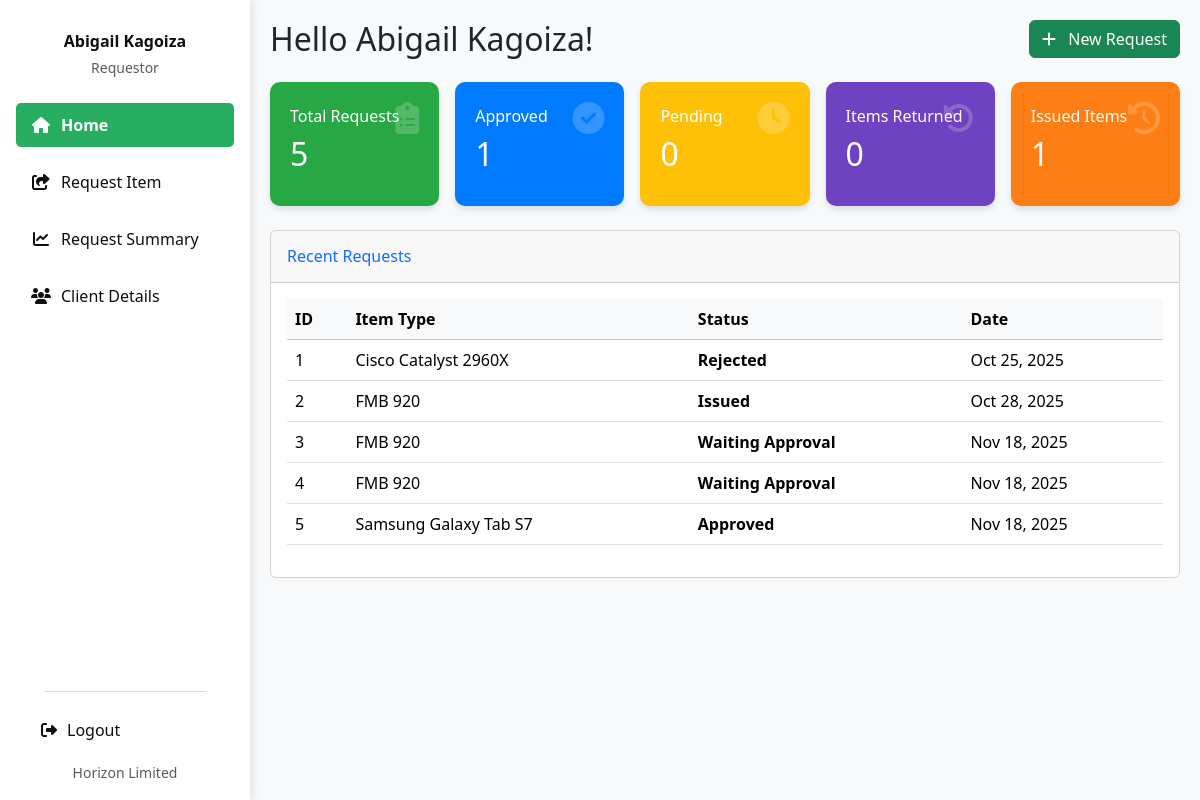
The page /requestor_dashboard (signed in) on the database its author committed.
### invent/models.py (models this page shows, shortened)
class DeviceRequest(models.Model):
    device = models.ForeignKey("Device", on_delete=models.CASCADE, related_name="requests")
    imei_obj = models.ForeignKey('DeviceIMEI', null=True, blank=True,
                                 on_delete=models.SET_NULL, related_name='device_requests')
    requestor = models.ForeignKey(User, on_delete=models.CASCADE, related_name="device_requests")
    client = models.ForeignKey("Client", on_delete=models.CASCADE,
                               related_name="client_requests", null=True, blank=True)
    branch = models.ForeignKey(Branch, on_delete=models.SET_NULL, null=True, blank=True, related_name="requests")
    country = models.ForeignKey(Country, on_delete=models.SET_NULL, null=True, blank=True)
    imei_no = models.CharField(max_length=50, null=True, blank=True)
    quantity = models.PositiveIntegerField(default=1)
    reason = models.TextField(blank=True, null=True)
    application_date = models.DateField(default=timezone.now)
    payment_proof = models.FileField(upload_to="payment_proofs/", null=True, blank=True)
    STATUS_CHOICES = [
        ('Pending', 'Pending'),
        ('Approved', 'Approved'),
        ('Waiting Approval', 'Waiting Admin Approval'),
        ('Issued', 'Issued'),
        ('Rejected', 'Rejected'),
        ('Cancelled', 'Cancelled'),
        ('Partially Returned', 'Partially Returned'),
        ('Fully Returned', 'Fully Returned'),
    ]
    status = models.CharField(max_length=20, choices=STATUS_CHOICES, default='Pending')
    date_requested = models.DateTimeField(auto_now_add=True)
    date_issued = models.DateTimeField(null=True, blank=True)
    returned_quantity = models.PositiveIntegerField(default=0)
    _original_status = None
    def __init__(self, *args, **kwargs):
        super().__init__(*args, **kwargs)
        self._original_status = self.status

class Device(models.Model):
    STATUS_CHOICES = (
        ('available', 'Available'),
        ('issued', 'Issued'),
        ('returned', 'Returned'),
        ('faulty', 'Faulty'),
    )
    name = models.CharField(max_length=255)
    oem = models.ForeignKey(
        OEM,
        on_delete=models.SET_NULL,
        null=True,
        blank=False,
        related_name='devices'
    )
    product_id = models.CharField(max_length=30, blank=True)
    total_quantity = models.PositiveIntegerField(default=1)
    quantity_issued = models.PositiveIntegerField(default=0)
    imei_no = models.CharField(
        max_length=50, unique=True, null=True, blank=True)
    serial_no = models.CharField(
        max_length=50, unique=True, null=True, blank=True)
    mac_address = models.CharField(
        max_length=50, unique=True, null=True, blank=True)
    category = models.CharField(
        max_length=100, blank=True, help_text="e.g. Laptop or Router")
    manufacturer = models.CharField(max_length=100, blank=True)
    description = models.TextField(blank=True)
    selling_price = models.DecimalField(
        max_digits=10, decimal_places=2, null=True, blank=True)
    currency = models.CharField(
        max_length=10, choices=CURRENCY_CHOICES, default='USD')
    branch = models.ForeignKey(
        Branch, on_delete=models.SET_NULL, null=True, blank=True)
    country = models.ForeignKey(
        Country, on_delete=models.SET_NULL, null=True, blank=True)
    status = models.CharField(
        max_length=20, choices=STATUS_CHOICES, default='available')
    class Meta:
        permissions = [
            ("can_issue_item", "Can issue device to client"),
            ("can_return_item", "Can record device returns"),
        ]

### invent/views.py (the view)
# urls.py: path('requestor_dashboard', views.requestor_dashboard, name='requestor_dashboard'),
@login_required
def requestor_dashboard(request):
    user_requests = DeviceRequest.objects.filter(
        requestor=request.user).order_by('id')
    labeled_requests = []
    total_requests_count = user_requests.count()
    for idx, req in enumerate(user_requests, start=1):
        label = total_requests_count - idx + 1
        req.label_id = label
        labeled_requests.append(req)
    device_summary = (
        user_requests
        .values('device__imei_no')
        .annotate(
            total_requested=Count('id'),
            total_approved=Count('id', filter=Q(status='Approved')),
            total_pending=Count('id', filter=Q(status='Pending')),
            total_issued=Count('id', filter=Q(status='Issued')),
            total_fully_returned=Count(
                'id', filter=Q(status='Fully Returned')),
            total_partially_returned=Count(
                'id', filter=Q(status='Partially Returned')),
        )
        .order_by('device__imei_no')
    )
    context = {
        'requests': labeled_requests,
        'total_requests': user_requests.count(),
        'approved_count': user_requests.filter(status='Approved').count(),
        'pending_count': user_requests.filter(status='Pending').count(),
        'issued_count': user_requests.filter(status='Issued').count(),
        'fully_returned_count': user_requests.filter(status='Fully Returned').count(),
        'partially_returned_count': user_requests.filter(status='Partially Returned').count(),
        'device_summary': device_summary,
    }
    return render(request, 'invent/requestor_dashboard.html', context)

### invent/context_processors.py (called while the page is built, shortened)
def pending_requests_count(request):
    if not request.user.is_authenticated:
        return {'pending_requests_count_for_sidebar': 0}
    try:
        if request.user.is_superuser:
            count = DeviceRequest.objects.filter(status='Pending').count()
            return {'pending_requests_count_for_sidebar': count}
    except Exception:
        return {'pending_requests_count_for_sidebar': 0}
    return {'pending_requests_count_for_sidebar': 0}

def user_branch(request):
    branch = None
    try:
        if request.user.is_authenticated:
            profile = getattr(request.user, 'profile', None)
            branch = getattr(profile, 'branch', None)
    except Exception:
        branch = None
    return {'user_branch': branch}

### invent/templates/invent/requestor_dashboard.html (shortened to what this page needs)
<!DOCTYPE html>
<html lang="en">
<head>
  <link href="https://cdn.jsdelivr.net/npm/bootstrap@5.3.3/dist/css/bootstrap.min.css" rel="stylesheet">
  <link href="https://cdnjs.cloudflare.com/ajax/libs/font-awesome/6.4.0/css/all.min.css" rel="stylesheet">
  <link rel="stylesheet" href="https://cdnjs.cloudflare.com/ajax/libs/animate.css/4.1.1/animate.min.css"/>
</head>
<body>
<div class="d-flex">
  <div class="sidebar p-3 d-flex flex-column justify-content-between">
    <div>
      <div class="text-center mb-4 pt-3">
        <h6 class="fw-bold mb-1">{{ user.first_name|default:user.username }}</h6>
        <small class="text-muted">Requestor</small>
      </div>
      <ul class="nav flex-column">
        <li class="nav-item mb-2">
          <a class="nav-link {% if request.resolver_match.url_name == 'requestor_dashboard' %}active{% endif %}" href="{% url 'requestor_dashboard' %}">
            <i class="fas fa-home"></i> <span>Home</span>
          </a>
        </li>
        <li class="nav-item mb-2">
          <a class="nav-link {% if request.resolver_match.url_name == 'request_device' %}active{% endif %}" href="{% url 'request_device' %}">
            <i class="fas fa-share-square"></i> <span>Request Item</span>
          </a>
        </li>
        <li class="nav-item mb-2">
          <a class="nav-link {% if request.resolver_match.url_name == 'request_summary' %}active{% endif %}" href="{% url 'request_summary' %}">
            <i class="fas fa-chart-line"></i> <span>Request Summary</span>
          </a>
        </li>
        <li class="nav-item mb-2">
          <a class="nav-link {% if request.resolver_match.url_name == 'client_list' %}active{% endif %}" href="{% url 'client_list' %}">
            <i class="fas fa-users"></i> <span>Client Details</span>
          </a>
        </li>
      </ul>
    </div>
    <footer class="text-center px-2">
      <hr class="border-secondary opacity-25 mx-auto" style="width: 80%">
      <a class="nav-link logout-link text-center" href="{% url 'logout' %}">
        <i class="fas fa-right-from-bracket me-2"></i> <span>Logout</span>
      </a>
      <div class="mt-2">
        <small class="text-muted">Horizon Limited</small>
      </div>
    </footer>
  </div>
  <main class="main-content w-100">
    {% block main_content %}
    <div class="d-flex justify-content-between align-items-center mb-4 flex-wrap">
      <h2 class="greeting mb-3 mb-md-0 animate__animated animate__fadeInLeft">
        Hello {{ user.first_name|default:user.username }}!
      </h2>
      <a href="{% url 'request_device' %}" class="btn btn-success animate__animated animate__fadeInRight">
        <i class="fas fa-plus me-2"></i> New Request
      </a>
    </div>
    <div class="row g-3 mb-4">
      <div class="col-12 col-sm-6 col-lg-4 col-xl-2 custom-width">
        <div class="summary-card card-total">
          <div class="card-body">
            <h6>Total Requests</h6>
            <h2>{{ total_requests }}</h2>
            <i class="fas fa-clipboard-list card-icon"></i>
          </div>
        </div>
      </div>
      <div class="col-12 col-sm-6 col-lg-4 col-xl-2 custom-width">
        <div class="summary-card card-approved">
          <div class="card-body">
            <h6>Approved</h6>
            <h2>{{ approved_count }}</h2>
            <i class="fas fa-check-circle card-icon"></i>
          </div>
        </div>
      </div>
      <div class="col-12 col-sm-6 col-lg-4 col-xl-2 custom-width">
        <div class="summary-card card-pending">
          <div class="card-body">
            <h6>Pending</h6>
            <h2>{{ pending_count }}</h2>
            <i class="fas fa-clock card-icon"></i>
          </div>
        </div>
      </div>
      <div class="col-12 col-sm-6 col-lg-4 col-xl-2 custom-width">
        <div class="summary-card card-returned">
          <div class="card-body">
            <h6>Items Returned</h6>
            <h2>{{ fully_returned_count }}</h2>
            <i class="fas fa-undo-alt card-icon"></i>
          </div>
        </div>
      </div>
      <div class="col-12 col-sm-6 col-lg-4 col-xl-2 custom-width">
        <div class="summary-card card-partial">
          <div class="card-body">
            <h6>Issued Items</h6>
            <h2>{{ issued_count }}</h2>
            <i class="fas fa-history card-icon"></i>
          </div>
        </div>
      </div>
    </div>
    <div class="card data-table">
      <div class="card-header py-3 d-flex justify-content-between align-items-center">
        <h6 class="m-0 font-weight-bold text-primary">Recent Requests</h6>
      </div>
      <div class="card-body table-responsive">
        <table class="table table-hover">
          <thead class="table-light">
            <tr>
              <th>ID</th>
              <th>Item Type</th>
              <th>Status</th>
              <th>Date</th>
            </tr>
          </thead>
          <tbody>
            {% for req in requests %}
              <tr>
                <td>{{ forloop.counter }}</td>
                <td>{{ req.device.name }}</td>
                <td>
                  <span class="fw-semibold">{{ req.status }}</span>
                </td>
                <td>{{ req.date_requested|date:"M d, Y" }}</td>
              </tr>
            {% endfor %}
          </tbody>
        </table>
      </div>
    </div>
    {% endblock main_content %}
  </main>
</div>
</body>
</html>

### invent/templates/invent/requestor_dashboard.html (style rules this page uses)
:root { --sidebar-bg: white; --sidebar-text: #0f0f0f; --sidebar-active: #27ae60; --sidebar-hover: #15b33c; --card-total-bg: #28a745; --card-approved-bg: #007bff; --card-pending-bg: #ffc107; --card-returned-bg: #6f42c1; --card-partial-bg: #fd7e14; }
body { font-family: 'Segoe UI', Tahoma, Geneva, Verdana, sans-serif; margin: 0; padding: 0; overflow-x: hidden; background-color: #f8f9fa; }
.sidebar { background-color: var(--sidebar-bg); color: var(--sidebar-text); box-shadow: 2px 0 10px rgba(0,0,0,0.1); transition: all 0.3s ease; position: fixed; height: 100vh; width: 250px; z-index: 1000; left: 0; top: 0; }
.sidebar .nav-link { color: var(--sidebar-text); border-radius: 5px; padding: 10px 15px; margin-bottom: 5px; display: flex; align-items: center; transition: all 0.3s; }
.sidebar .nav-link.active { background-color: var(--sidebar-active); font-weight: 600; color: white !important; }
.sidebar .nav-link i { width: 20px; text-align: center; margin-right: 10px; }
.main-content { padding: 20px; min-height: 100vh; margin-left: 250px; transition: margin-left 0.3s ease; position: relative; }
.summary-card { border-radius: 10px; box-shadow: 0 4px 6px rgba(0,0,0,0.1); transition: transform 0.3s; color: white; position: relative; overflow: hidden; height: 100%; width: 100%; }
.summary-card .card-body { padding: 25px 20px; }
.summary-card h2 { font-size: 2rem; }
.card-icon { position: absolute; right: 20px; top: 20px; font-size: 2rem; opacity: 0.2; }
.card-total { background-color: var(--card-total-bg); }
.card-approved { background-color: var(--card-approved-bg); }
.card-pending { background-color: var(--card-pending-bg); }
.card-returned { background-color: var(--card-returned-bg); }
.card-partial { background-color: var(--card-partial-bg); }
@media (min-width: 1200px) { .col-xl-2.custom-width { flex: 0 0 20%; max-width: 20%; } }

### rows shown on the page
DeviceRequest: device.name "Cisco Catalyst 2960X", status "Rejected", date_requested "Oct 25, 2025"
DeviceRequest: device.name "FMB 920", status "Issued", date_requested "Oct 28, 2025"
DeviceRequest: device.name "FMB 920", status "Waiting Approval", date_requested "Nov 18, 2025"
DeviceRequest: device.name "FMB 920", status "Waiting Approval", date_requested "Nov 18, 2025"
DeviceRequest: device.name "Samsung Galaxy Tab S7", status "Approved", date_requested "Nov 18, 2025"

### other values the page prints
{{ user.first_name|default:user.username }} "Abigail Kagoiza"
{{ total_requests }} "5"
{{ approved_count }} "1"
{{ pending_count }} "0"
{{ fully_returned_count }} "0"
{{ issued_count }} "1"
